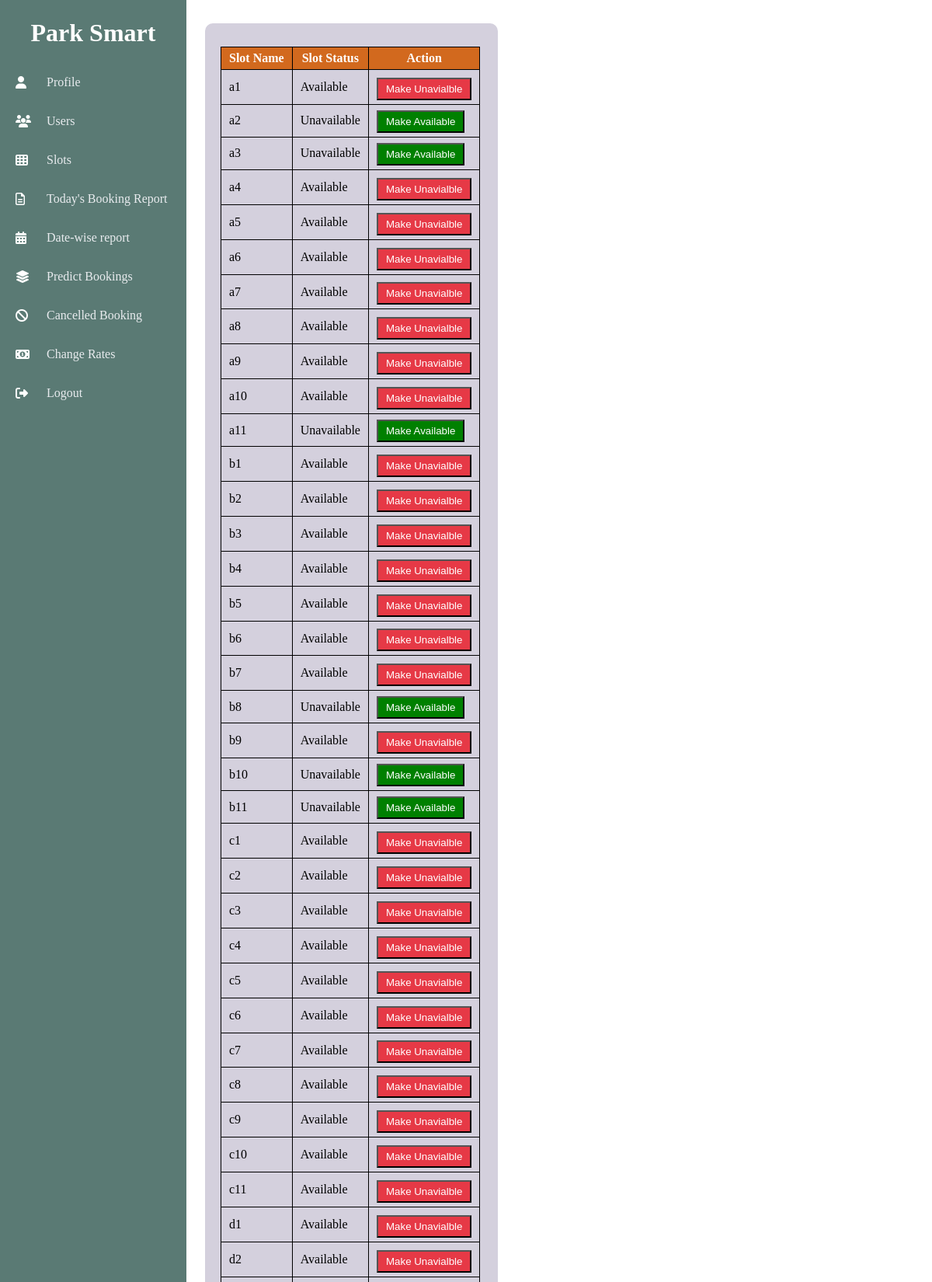
Page /main-content/slots_status.php (signed in, upper part) on the committed database.
### tables this page shows
CREATE TABLE `slots` (
  `slot_id` int(11) NOT NULL,
  `slot_name` varchar(20) NOT NULL,
  `slot_status` int(11) NOT NULL
);

### main-content/slots_status.php (the view, shortened to what this page needs)
<div class="main_container">
        <?php require_once 'admin-nav.php';?>
        <div class="container">
            <div class="info">
                    <table>
                <tr>
                    <th>Slot Name</th>
                    <th>Slot Status</th>
                    <th>Action</th>
                </tr>
                <?php
                include "database_configuration.php";
                $sss = "SELECT * FROM slots";
                $result = mysqli_query($conn, $sss);
                if ($result) {
                    while ($row = mysqli_fetch_assoc($result)) {
                        $name = $row['slot_name'];
                        $status = $row['slot_status'];
                        $id = $row['slot_id'];
                        ?>
                        <tr>
                        <td><?php echo $name;?></td>
                        <td><?php
                            if($status==0)
                            print "Available";
                            else
                            print "Unavailable";
                        ?></td>
                    <td>
                    <?php if($status==0){ ?>
                    <button class="danger_btn" onclick="makeUnavailable(<?= $id ?>)">Make Unavialble</a></button>
                    <?php }
                     else { ?>
                        <button class="primary_btn" onclick="makeAvailable(<?= $id ?>)">Make Available</a></button></td>
                        <?php } ?>
                        </tr>
                <?php
                    }
                }
                ?>
            </div>
        </div>
    </div>

### CSS/admin-style.css (style rules this page uses)
* { padding: 0; margin: 0; color: white; }
.main_container { display: flex; width: 100%; }
.container { margin-left: 22%; margin-right: 15px; width: auto; text-align: justify; min-height: 90vh; }
table, tr, th, td { border: 1px solid black; border-collapse: collapse; color: black; margin: 0 0 0 0; }
th, td { padding: 5px 10px; width: auto; }
th { background-color: chocolate; color: white; border: 1px solid black; text-align: center; }
.info { margin-top: 30px; background-color: #d4d0dd; padding: 30px 20px; border-radius: 10px; line-height: 30px; color: black; width: 90%; }
.danger_btn { background-color: #e63946; color: white; padding: 5px 10px; margin-top: 4%; text-decoration: none; height: auto; width: auto; }
.primary_btn { background-color: green; color: white; padding: 5px 10px; margin-top: 2px; text-decoration: none; height: auto; width: auto; }

### rows in the picture
slots: slot_name "a1", slot_status "Available"
slots: slot_name "a2", slot_status "Unavailable"
slots: slot_name "a3", slot_status "Unavailable"
slots: slot_name "a4", slot_status "Available"
slots: slot_name "a5", slot_status "Available"
slots: slot_name "a6", slot_status "Available"
slots: slot_name "a7", slot_status "Available"
slots: slot_name "a8", slot_status "Available"
slots: slot_name "a9", slot_status "Available"
slots: slot_name "a10", slot_status "Available"
slots: slot_name "a11", slot_status "Unavailable"
slots: slot_name "b1", slot_status "Available"
slots: slot_name "b2", slot_status "Available"
slots: slot_name "b3", slot_status "Available"
slots: slot_name "b4", slot_status "Available"
slots: slot_name "b5", slot_status "Available"
slots: slot_name "b6", slot_status "Available"
slots: slot_name "b7", slot_status "Available"
slots: slot_name "b8", slot_status "Unavailable"
slots: slot_name "b9", slot_status "Available"
slots: slot_name "b10", slot_status "Unavailable"
slots: slot_name "b11", slot_status "Unavailable"
slots: slot_name "c1", slot_status "Available"
slots: slot_name "c2", slot_status "Available"
slots: slot_name "c3", slot_status "Available"
slots: slot_name "c4", slot_status "Available"
slots: slot_name "c5", slot_status "Available"
slots: slot_name "c6", slot_status "Available"
slots: slot_name "c7", slot_status "Available"
slots: slot_name "c8", slot_status "Available"
slots: slot_name "c9", slot_status "Available"
slots: slot_name "c10", slot_status "Available"
slots: slot_name "c11", slot_status "Available"
slots: slot_name "d1", slot_status "Available"
slots: slot_name "d2", slot_status "Available"
